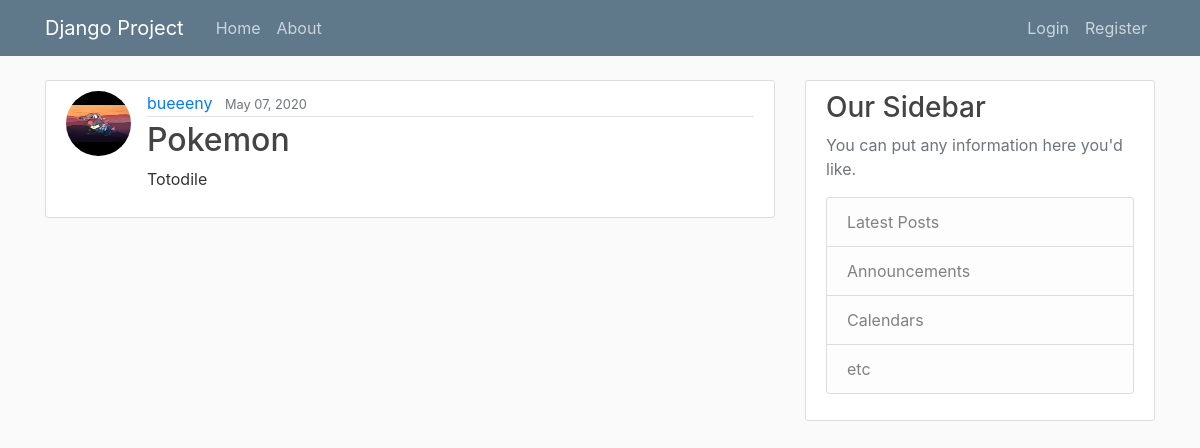
Screenshot of /post/9/ with the database file from the repository.
### App01/models.py (models this page shows, shortened)
class Post (models.Model):
    title = models.CharField(max_length =  100)
    content = models.TextField()
    date_posted = models.DateTimeField(default =  timezone.now)
    author = models.ForeignKey(User, on_delete=models.CASCADE)

### users/models.py (models this page shows, shortened)
class Profile(models.Model):
    user = models.OneToOneField(User ,on_delete = models.CASCADE) #models.cascade, delete user = delete this profile too
    birthday =  models.DateField(auto_now = False, auto_now_add = False, null = True)
    image = models.ImageField(default = 'default.jpg', upload_to = 'profile-pics',null = True)
    bio = models.TextField(max_length=500, blank=True)
    location = models.CharField(max_length=30, blank=True)

### App01/views.py (the view)
# urls.py: path('post/<int:pk>/', PostDetailView.as_view(), name = 'post-detail' ),  #pk = primary key
class PostDetailView(DetailView):
    model = Post

### App01/templates/App01/post_detail.html (shortened to what this page needs)
{%extends "App01/base.html" %}
{% block content %}
 <article class="media content-section">
    <img class = "rounded-circle article-img" src= "{{ object.author.profile.image.url }}">
    <div class="media-body">
      <div class="article-metadata">
        <a class="mr-2" href="#">{{ object.author }}</a>
        <small class="text-muted">{{ object.date_posted | date:"F d, Y"}}</small>
      </div>
      <h2 class="article-title">{{ object.title }}</h2>
      <p class="article-content">{{ object.content }}</p>
    </div>
  </article>
{% endblock content%}

### App01/static/App01/main.css (style rules this page uses)
body { background: #fafafa; color: #333333; margin-top: 5rem; }
h1, h2, h3, h4, h5, h6 { color: #444444; }
.content-section { background: #ffffff; padding: 10px 20px; border: 1px solid #dddddd; border-radius: 3px; margin-bottom: 20px; }
.article-title { color: #444444; }
.article-content { white-space: pre-line; }
.article-img { height: 65px; width: 65px; margin-right: 16px; }
.article-metadata { padding-bottom: 1px; margin-bottom: 4px; border-bottom: 1px solid #e3e3e3 }

### rows the page displays
Post: author.profile.image (placeholder picture), author "bueeeny", date_posted "May 07, 2020", title "Pokemon", content "Totodile"
